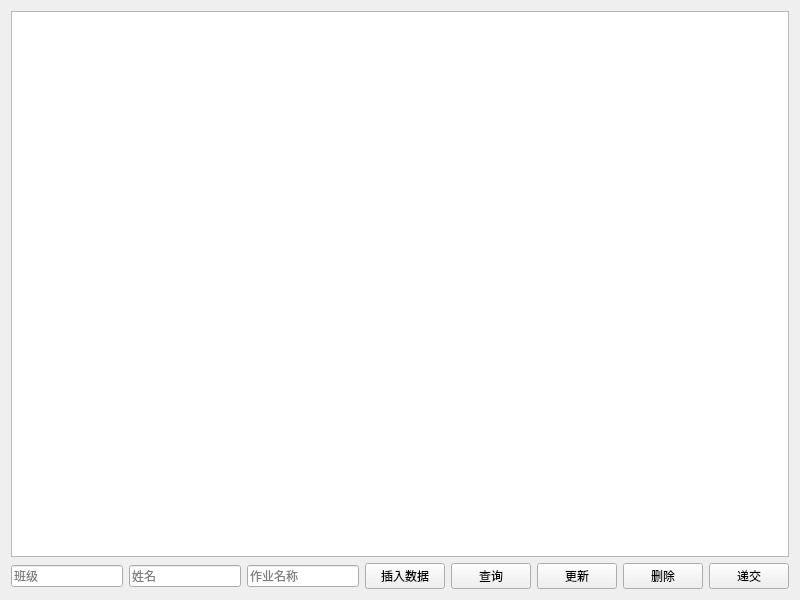
<?xml version="1.0" encoding="UTF-8"?>
<ui version="4.0">
 <class>HWTablemodelApp</class>
 <widget class="QWidget" name="HWTablemodelApp">
  <property name="geometry">
   <rect>
    <x>0</x>
    <y>0</y>
    <width>800</width>
    <height>600</height>
   </rect>
  </property>
  <property name="windowTitle">
   <string>HWTablemodelApp</string>
  </property>
  <layout class="QVBoxLayout" name="verticalLayout">
   <item>
    <widget class="QTableView" name="tableView"/>
   </item>
   <item>
    <layout class="QHBoxLayout" name="horizontalLayout">
     <item>
      <widget class="QLineEdit" name="classEdit">
       <property name="placeholderText">
        <string>班级</string>
       </property>
      </widget>
     </item>
     <item>
      <widget class="QLineEdit" name="nameEdit">
       <property name="placeholderText">
        <string>姓名</string>
       </property>
      </widget>
     </item>
     <item>
      <widget class="QLineEdit" name="hwEdit">
       <property name="placeholderText">
        <string>作业名称</string>
       </property>
      </widget>
     </item>
     <item>
      <widget class="QPushButton" name="insertBt">
       <property name="text">
        <string>插入数据</string>
       </property>
      </widget>
     </item>
     <item>
      <widget class="QPushButton" name="selectBt">
       <property name="text">
        <string>查询</string>
       </property>
      </widget>
     </item>
     <item>
      <widget class="QPushButton" name="updateBt">
       <property name="text">
        <string>更新</string>
       </property>
      </widget>
     </item>
     <item>
      <widget class="QPushButton" name="deleteBt">
       <property name="text">
        <string>删除</string>
       </property>
      </widget>
     </item>
     <item>
      <widget class="QPushButton" name="commitBt">
       <property name="text">
        <string>递交</string>
       </property>
      </widget>
     </item>
    </layout>
   </item>
  </layout>
 </widget>
 <resources/>
 <connections/>
</ui>
